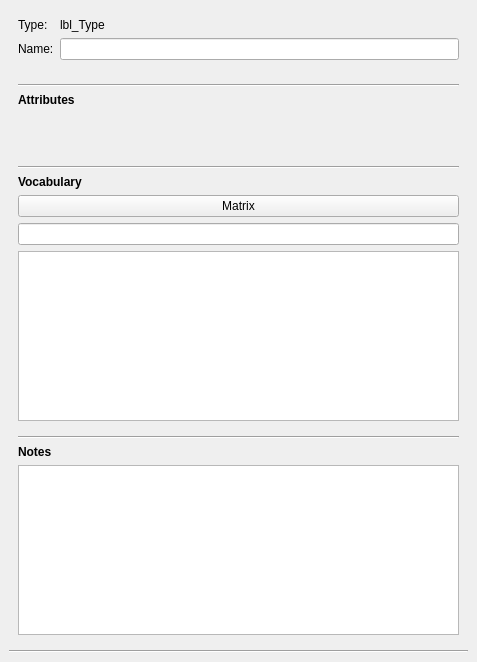
<?xml version="1.0" encoding="UTF-8"?>
<ui version="4.0">
 <class>Inspector</class>
 <widget class="QDockWidget" name="Inspector">
  <property name="geometry">
   <rect>
    <x>0</x>
    <y>0</y>
    <width>477</width>
    <height>662</height>
   </rect>
  </property>
  <property name="sizePolicy">
   <sizepolicy hsizetype="Expanding" vsizetype="Preferred">
    <horstretch>0</horstretch>
    <verstretch>0</verstretch>
   </sizepolicy>
  </property>
  <property name="minimumSize">
   <size>
    <width>152</width>
    <height>262</height>
   </size>
  </property>
  <property name="maximumSize">
   <size>
    <width>524287</width>
    <height>524287</height>
   </size>
  </property>
  <property name="features">
   <set>QDockWidget::AllDockWidgetFeatures</set>
  </property>
  <property name="windowTitle">
   <string>Inspector</string>
  </property>
  <widget class="QWidget" name="dockWidgetContents">
   <layout class="QVBoxLayout" name="verticalLayout">
    <item>
     <widget class="QWidget" name="widget_header" native="true">
      <property name="sizePolicy">
       <sizepolicy hsizetype="Preferred" vsizetype="Fixed">
        <horstretch>0</horstretch>
        <verstretch>0</verstretch>
       </sizepolicy>
      </property>
      <property name="maximumSize">
       <size>
        <width>16777215</width>
        <height>16777215</height>
       </size>
      </property>
      <layout class="QFormLayout" name="formLayout">
       <item row="0" column="0">
        <widget class="QLabel" name="label">
         <property name="text">
          <string>Type:</string>
         </property>
        </widget>
       </item>
       <item row="0" column="1">
        <widget class="QLabel" name="lbl_Type">
         <property name="text">
          <string>lbl_Type</string>
         </property>
        </widget>
       </item>
       <item row="1" column="0">
        <widget class="QLabel" name="label_2">
         <property name="text">
          <string>Name:</string>
         </property>
        </widget>
       </item>
       <item row="1" column="1">
        <widget class="QLineEdit" name="lineEdit_Name">
         <property name="sizePolicy">
          <sizepolicy hsizetype="Preferred" vsizetype="Fixed">
           <horstretch>0</horstretch>
           <verstretch>0</verstretch>
          </sizepolicy>
         </property>
        </widget>
       </item>
      </layout>
     </widget>
    </item>
    <item>
     <widget class="QScrollArea" name="scrollArea">
      <property name="sizePolicy">
       <sizepolicy hsizetype="Preferred" vsizetype="Preferred">
        <horstretch>0</horstretch>
        <verstretch>0</verstretch>
       </sizepolicy>
      </property>
      <property name="frameShape">
       <enum>QFrame::NoFrame</enum>
      </property>
      <property name="widgetResizable">
       <bool>true</bool>
      </property>
      <property name="alignment">
       <set>Qt::AlignCenter</set>
      </property>
      <widget class="QWidget" name="scrollAreaWidget">
       <property name="geometry">
        <rect>
         <x>0</x>
         <y>0</y>
         <width>459</width>
         <height>550</height>
        </rect>
       </property>
       <layout class="QVBoxLayout" name="verticalLayout_2">
        <item>
         <widget class="Line" name="line_3">
          <property name="orientation">
           <enum>Qt::Horizontal</enum>
          </property>
         </widget>
        </item>
        <item>
         <widget class="QLabel" name="label_4">
          <property name="text">
           <string>&lt;html&gt;&lt;head/&gt;&lt;body&gt;&lt;p&gt;&lt;span style=&quot; font-weight:600;&quot;&gt;Attributes&lt;/span&gt;&lt;/p&gt;&lt;/body&gt;&lt;/html&gt;</string>
          </property>
         </widget>
        </item>
        <item>
         <widget class="QWidget" name="contentWidget" native="true">
          <layout class="QVBoxLayout" name="verticalLayout_3"/>
         </widget>
        </item>
        <item>
         <spacer name="verticalSpacer">
          <property name="orientation">
           <enum>Qt::Vertical</enum>
          </property>
          <property name="sizeType">
           <enum>QSizePolicy::Maximum</enum>
          </property>
          <property name="sizeHint" stdset="0">
           <size>
            <width>20</width>
            <height>40</height>
           </size>
          </property>
         </spacer>
        </item>
        <item>
         <widget class="QWidget" name="widget_vocabulary_section" native="true">
          <layout class="QVBoxLayout" name="verticalLayout_5">
           <property name="leftMargin">
            <number>0</number>
           </property>
           <property name="topMargin">
            <number>11</number>
           </property>
           <property name="rightMargin">
            <number>0</number>
           </property>
           <item>
            <widget class="Line" name="line_4">
             <property name="orientation">
              <enum>Qt::Horizontal</enum>
             </property>
            </widget>
           </item>
           <item>
            <widget class="QLabel" name="label_3">
             <property name="text">
              <string>&lt;b&gt;Vocabulary</string>
             </property>
            </widget>
           </item>
           <item>
            <widget class="QPushButton" name="btn_VocMatrix">
             <property name="text">
              <string>Matrix</string>
             </property>
            </widget>
           </item>
           <item>
            <widget class="QLineEdit" name="lineEdit_Vocabulary"/>
           </item>
           <item>
            <widget class="QTextEdit" name="textEdit_VocList">
             <property name="readOnly">
              <bool>true</bool>
             </property>
            </widget>
           </item>
          </layout>
         </widget>
        </item>
        <item>
         <widget class="Line" name="line_2">
          <property name="orientation">
           <enum>Qt::Horizontal</enum>
          </property>
         </widget>
        </item>
        <item>
         <layout class="QVBoxLayout" name="verticalLayout_4">
          <item>
           <widget class="QLabel" name="notesLabel">
            <property name="text">
             <string>&lt;b&gt; Notes</string>
            </property>
           </widget>
          </item>
          <item>
           <widget class="QTextEdit" name="textEdit_Notes"/>
          </item>
         </layout>
        </item>
       </layout>
      </widget>
     </widget>
    </item>
    <item>
     <widget class="Line" name="line">
      <property name="sizePolicy">
       <sizepolicy hsizetype="Preferred" vsizetype="Fixed">
        <horstretch>0</horstretch>
        <verstretch>0</verstretch>
       </sizepolicy>
      </property>
      <property name="orientation">
       <enum>Qt::Horizontal</enum>
      </property>
     </widget>
    </item>
   </layout>
  </widget>
 </widget>
 <resources/>
 <connections/>
</ui>
